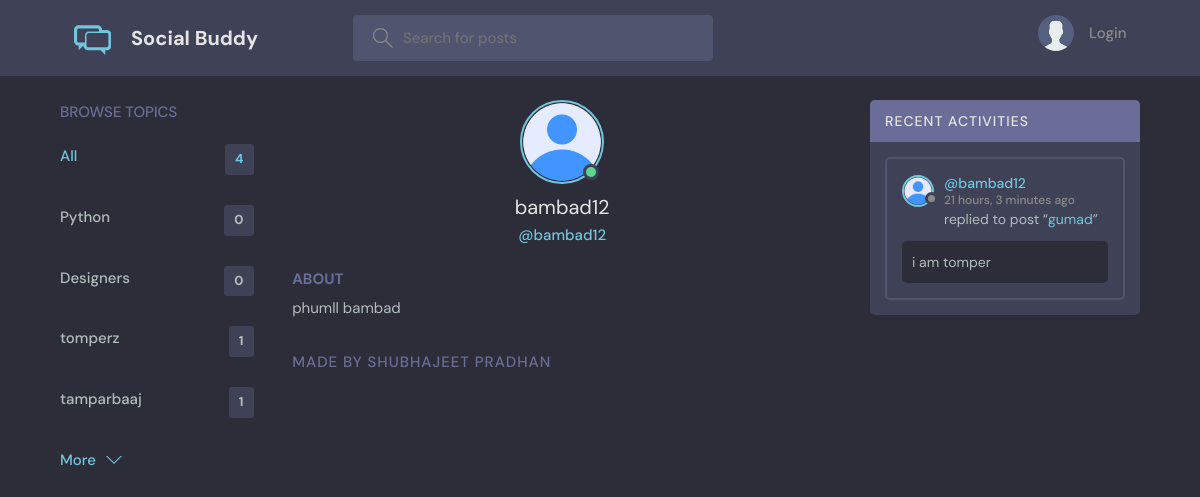
The page /profile/7/ on the database its author committed.
### base/models.py (models this page shows, shortened)
class Topic(models.Model):
    name = models.CharField(max_length=200)

class User(AbstractUser):
    name = models.CharField(max_length=200, null=True)
    email = models.EmailField(unique=True, null=True)
    bio = models.TextField(null=True)
    avatar = models.ImageField(null=True, default="avatar.svg")
    USERNAME_FIELD = 'email'
    REQUIRED_FIELDS = ['username', 'password']

class Message(models.Model):
    user = models.ForeignKey(User, on_delete=models.CASCADE)
    room = models.ForeignKey(Room, on_delete=models.CASCADE)
    body = models.TextField()
    updated = models.DateTimeField(auto_now=True)
    created = models.DateTimeField(auto_now_add=True)
    class Meta:
        ordering = ['-updated', '-created']

class Room(models.Model):
    host = models.ForeignKey(User, on_delete=models.SET_NULL, null=True)
    topic = models.ForeignKey(Topic, on_delete=models.SET_NULL, null=True)
    name = models.CharField(max_length=200)
    description = models.TextField(null=True, blank=True)
    participants = models.ManyToManyField(
        User, related_name='participants', blank=True)
    updated = models.DateTimeField(auto_now=True)
    created = models.DateTimeField(auto_now_add=True)
    class Meta:
        ordering = ['-updated', '-created']
    def __str__(self):
        return self.name

### base/views.py (the view)
# urls.py: path('profile/<str:pk>/', views.userProfile, name="user-profile"),
def userProfile(request, pk):
    user = User.objects.get(id=pk)
    rooms = user.room_set.all()
    room_messages = user.message_set.all()
    topics = Topic.objects.all()
    context = {'user': user, 'rooms': rooms,
               'room_messages': room_messages, 'topics': topics}
    return render(request, 'base/profile.html', context)

### base/templates/base/profile.html (shortened to what this page needs)
{% extends 'main.html' %}
{% block content %}
<main class="profile-page layout layout--3">
  <div class="container">
    {% include 'base/topics_component.html' %}
    <div class="roomList">
      <div class="profile">
        <div class="profile__avatar">
          <div class="avatar avatar--large active">
            <img src="{{user.avatar.url}}" />
          </div>
        </div>
        <div class="profile__info">
          <h3>{{user.name}}</h3>
          <p>@{{user.username}}</p>
        </div>
        <div class="profile__about">
          <h3>About</h3>
          <p>
            {{user.bio}}
          </p>
        </div>
      </div>
      <div class="roomList__header">
        <div>
          <h2>Made by Shubhajeet Pradhan</a>
          </h2>
        </div>
      </div>
    </div>
    {% include 'base/activity_component.html' %}
  </div>
</main>
{% endblock content %}

### base/templates/base/topics_component.html
<div class="topics">
    <div class="topics__header">
        <h2>Browse Topics</h2>
    </div>
    <ul class="topics__list">
        <li>
            <a href="{% url 'home' %}" class="active">All <span>{{topics.count}}</span></a>
        </li>
        {% for topic in topics %}
        <li>
            <a href="{% url 'home' %}?q={{topic.name}}">{{topic.name}}<span>{{topic.room_set.all.count}}</span></a>
        </li>
        {% endfor %}
    </ul>
    <a class="btn btn--link" href="{% url 'topics' %}">
        More
        <svg version="1.1" xmlns="http://www.w3.org/2000/svg" width="32" height="32" viewBox="0 0 32 32">
            <title>chevron-down</title>
            <path d="M16 21l-13-13h-3l16 16 16-16h-3l-13 13z"></path>
        </svg>
    </a>
</div>

### base/templates/base/activity_component.html (shortened to what this page needs)
<div class="activities">
    <div class="activities__header">
        <h2>Recent Activities</h2>
    </div>
    {% for message in room_messages %}
    <div class="activities__box">
        <div class="activities__boxHeader roomListRoom__header">
            <a href="{% url 'user-profile' message.user.id %}" class="roomListRoom__author">
                <div class="avatar avatar--small">
                    <img src="{{message.user.avatar.url}}" />
                </div>
                <p>
                    @{{message.user.username}}
                    <span>{{message.created|timesince}} ago</span>
                </p>
            </a>
        </div>
        <div class="activities__boxContent">
            <p>replied to post “<a href="{% url 'room' message.room.id %}">{{message.room}}</a>”</p>
            <div class="activities__boxRoomContent">{{message.body}}</div>
        </div>
    </div>
    {% endfor %}
</div>

### rows shown on the page
Topic: name "Python", room_set.all.count "0"
Topic: name "Designers", room_set.all.count "0"
Topic: name "tomperz", room_set.all.count "1"
Topic: name "tamparbaaj", room_set.all.count "1"
User: avatar (picture), name "bambad12", username "bambad12", bio "phumll bambad"
Message: user.avatar (picture), user.username "bambad12", created "21 hours, 3 minutes", room "gumad", body "i am tomper"

### other values the page prints
{{ topics.count }} "4"
